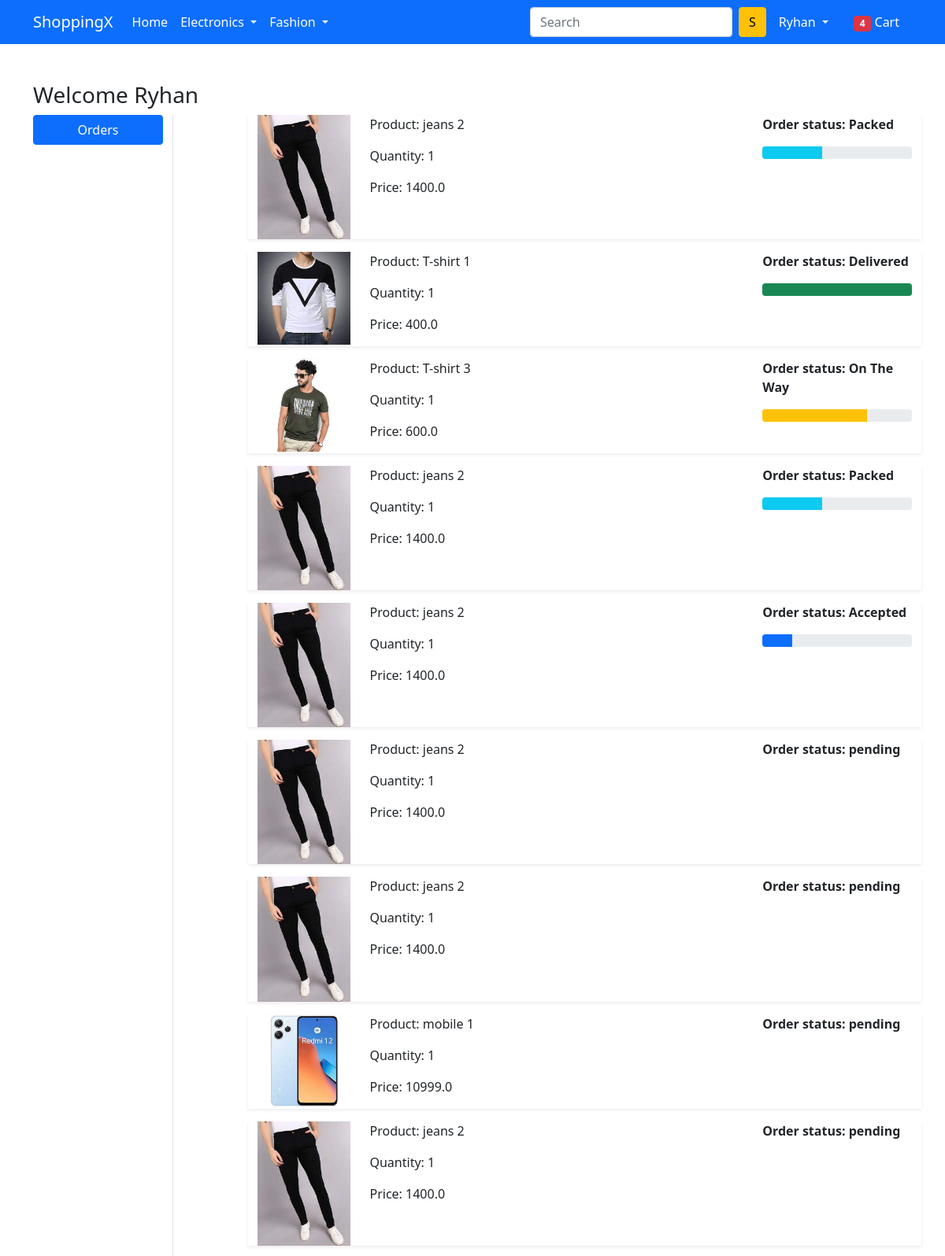
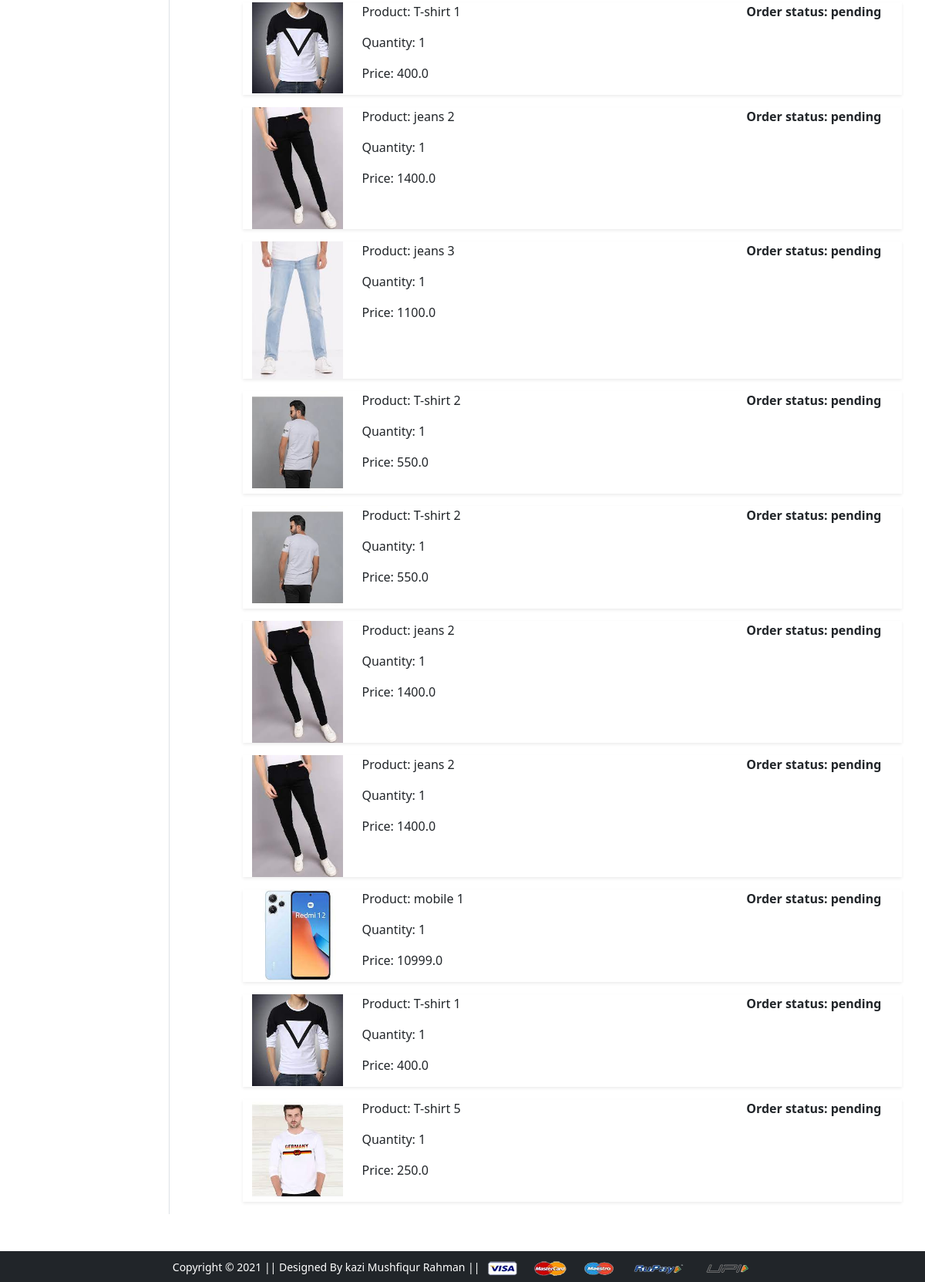
/orders/ (signed in), run on the app's committed database (2 pictures, top to bottom).
### app/models.py (models this page shows, shortened)
class OrderPlaced(models.Model):
    user = models.ForeignKey(User, on_delete=models.CASCADE)
    customer = models.ForeignKey(Customer, on_delete=models.CASCADE)
    product = models.ForeignKey(Product, on_delete=models.CASCADE)
    quantity = models.PositiveIntegerField(default=1)
    ordered_date = models.DateTimeField(auto_now_add=True)
    status = models.CharField(max_length=50,
        choices=STATUS_CHOICES, default='pending')
    @property
    def total_cost(self):
        return self.quantity * self.product.discounted_price

class Product(models.Model):
    title = models.CharField(max_length=100)
    selling_price = models.FloatField()
    discounted_price = models.FloatField()
    description = models.TextField()
    brand = models.CharField(max_length=100)
    category = models.CharField(choices=CATEGORY_CHOICES, max_length=2)
    product_image = models.ImageField(upload_to='productimg')

### app/views.py (the view)
# urls.py: path('orders/', views.orders, name='orders'),
@login_required
def orders(request):
    user = request.user
    orders = OrderPlaced.objects.filter(user=user)
    return render(request, 'app/orders.html', {'orders': orders})

### app/templates/app/orders.html (shortened to what this page needs)
{% extends 'app/base.html' %}
{% load static %}
{% block main-content %}
<div class="container my-5">
 <div class="row">
 <h3>Welcome <span class="text-capitalize">{{request.user}}</span></h3>
  <div class="col-sm-2 border-end">
   <ul class="list-unstyled">
    <li class="d-grid"><a href="{% url 'orders' %}" class="btn btn-primary">
        Orders</a>
    </li>
   </ul>
  </div>
  <div class="col-sm-9 offset-sm-1">
    {% for order in orders %}
        <div class="row shadow-sm mb-3">
            <div class="col-sm-2">
                <img src="{{order.product.product_image.url}}"
                alt="" srcset="" class="img-fluid" height="150"
                width="150">
            </div>
            <div class="col-sm-7">
                <p>Product: {{order.product.title}}</p>
                <p>Quantity: {{order.quantity}}</p>
                <p>Price: {{order.total_cost}}</p>
            </div>
            <div class="col-sm-3 fw-bold">
                <p>Order status: {{order.status}}</p>
                {% if order.status == 'Accepted' %}
                    <div class="progress">
                        <div class="progress-bar" role="progressbar"
                        style="width: 20%"
                        aria-valuenow="20" aria-valuemin="0" aria-valuemax="100">
                        </div>
                    </div>
                {% endif %}
                {% if order.status == 'Packed' %}
                    <div class="progress">
                        <div class="progress-bar bg-info" role="progressbar"
                        style="width: 40%"
                        aria-valuenow="40" aria-valuemin="0" aria-valuemax="100">
                        </div>
                    </div>
                {% endif %}
                {% if order.status == 'On The Way' %}
                    <div class="progress">
                        <div class="progress-bar bg-warning" role="progressbar"
                        style="width: 70%"
                        aria-valuenow="70" aria-valuemin="0" aria-valuemax="100">
                        </div>
                    </div>
                {% endif %}
                {% if order.status == 'Delivered' %}
                    <div class="progress">
                        <div class="progress-bar bg-success" role="progressbar"
                            style="width: 100%" aria-valuenow="100"
                            aria-valuemin="0" aria-valuemax="100">
                        </div>
                    </div>
                {% endif %}
            </div>
        </div>
   {% endfor %}
  </div>
 </div>
</div>
{% endblock main-content %}

### app/templates/app/base.html (shortened to what this page needs)
<!doctype html>
{% load static %}
<html lang="en">
  <head>
    <link href="https://cdn.jsdelivr.net/npm/bootstrap@5.0.0-beta1/dist/css/bootstrap.min.css" rel="stylesheet">
    <link rel="stylesheet" href="{% static 'app/css/owl.carousel.min.css' %}">
    <link rel="stylesheet" href="{% static 'app/css/all.min.css' %}">
    <link rel="stylesheet" href="{% static 'app/css/style.css' %}">
  </head>
  <body>
    <nav class="navbar navbar-expand-lg navbar-dark bg-primary">
     <div class="container">
       <a class="navbar-brand" href="/">ShoppingX</a>
       <div class="collapse navbar-collapse" id="navbarSupportedContent">
         <ul class="navbar-nav me-auto mb-2 mb-lg-0">
           <li class="nav-item">
             <a class="nav-link active" aria-current="page" href="/">Home</a>
           </li>
           <li class="nav-item dropdown">
             <a class="nav-link dropdown-toggle text-white" href="#" id="electronicsDropdown" role="button" data-bs-toggle="dropdown" aria-expanded="false">
               Electronics
             </a>
           </li>
           <li class="nav-item dropdown">
             <a class="nav-link dropdown-toggle text-white" href="#" id="fashionDropdown" role="button" data-bs-toggle="dropdown" aria-expanded="false">
               Fashion
             </a>
           </li>
         </ul>
         <form class="d-flex">
           <input class="form-control me-2" type="search" placeholder="Search" aria-label="Search">
           <button class="btn btn-warning" type="submit">S</button>
         </form>
         <div>
          <ul class="navbar-nav me-auto mb-2 mb-lg-0">
            {% if request.user.is_authenticated %}
           <li class="nav-item dropdown mx-2">
              <a class="nav-link dropdown-toggle text-white" href="#" id="profileDropdown" role="button" data-bs-toggle="dropdown" aria-expanded="false">
                {{request.user.username|capfirst}}
              </a>
            </li>
            <li class="nav-item mx-2">
            <a href="{% url 'show-cart' %}" class="nav-link text-white">
              <span class="badge bg-danger">4</span> Cart
            </a>
            </li>
            {% endif %}
          </ul>
         </div>
       </div>
     </div>
    </nav>
    {% block main-content %} {% endblock main-content %}
    <footer class="container-fluid bg-dark text-center p-2 mt-5">
        <small class="text-white">Copyright &copy; 2021 || Designed By kazi Mushfiqur Rahman || </small>
        <img src="{% static 'app/images/payment.png' %}" alt="" srcset="" class="img-fluid" height="2px">
    </footer>
  </body>
</html>

### data on the page
OrderPlaced: product.product_image (picture), product "jeans 2", quantity "1", total_cost "1400.0", status "Packed"
OrderPlaced: product.product_image (picture), product "T-shirt 1", quantity "1", total_cost "400.0", status "Delivered"
OrderPlaced: product.product_image (picture), product "T-shirt 3", quantity "1", total_cost "600.0", status "On The Way"
OrderPlaced: product.product_image (picture), product "jeans 2", quantity "1", total_cost "1400.0", status "Packed"
OrderPlaced: product.product_image (picture), product "jeans 2", quantity "1", total_cost "1400.0", status "Accepted"
OrderPlaced: product.product_image (picture), product "jeans 2", quantity "1", total_cost "1400.0", status "pending"
OrderPlaced: product.product_image (picture), product "jeans 2", quantity "1", total_cost "1400.0", status "pending"
OrderPlaced: product.product_image (picture), product "mobile 1", quantity "1", total_cost "10999.0", status "pending"
OrderPlaced: product.product_image (picture), product "jeans 2", quantity "1", total_cost "1400.0", status "pending"
OrderPlaced: product.product_image (picture), product "T-shirt 1", quantity "1", total_cost "400.0", status "pending"
OrderPlaced: product.product_image (picture), product "jeans 2", quantity "1", total_cost "1400.0", status "pending"
OrderPlaced: product.product_image (picture), product "jeans 3", quantity "1", total_cost "1100.0", status "pending"
OrderPlaced: product.product_image (picture), product "T-shirt 2", quantity "1", total_cost "550.0", status "pending"
OrderPlaced: product.product_image (picture), product "T-shirt 2", quantity "1", total_cost "550.0", status "pending"
OrderPlaced: product.product_image (picture), product "jeans 2", quantity "1", total_cost "1400.0", status "pending"
OrderPlaced: product.product_image (picture), product "jeans 2", quantity "1", total_cost "1400.0", status "pending"
OrderPlaced: product.product_image (picture), product "mobile 1", quantity "1", total_cost "10999.0", status "pending"
OrderPlaced: product.product_image (picture), product "T-shirt 1", quantity "1", total_cost "400.0", status "pending"
OrderPlaced: product.product_image (picture), product "T-shirt 5", quantity "1", total_cost "250.0", status "pending"

### other printed values
{{ request.user.username|capfirst }} "Ryhan"
{{ request.user }} "Ryhan"
